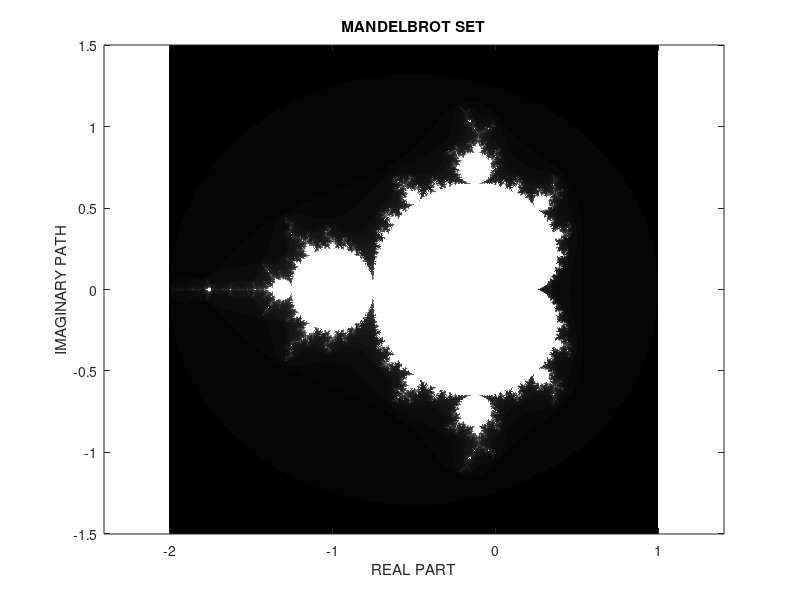

This figure's MATLAB source:
% PABLO CORBALÁN DE CONCEPCIÓN
% Second year of the Double degree in Mathematics and Physics - University of Murcia
% Numerical analysis

clc; clear; close all;

% --- CONFIGURATION PARAMETERS ---
maxIter = 100;        % Número máximo de iteraciones
res = 1080;            % Resolución de la imagen (800x800 píxeles)
xlim = [-2, 1];       % Rango del eje real
ylim = [-1.5, 1.5];   % Rango del eje imaginario

% Create a grid for representing complex numbers complex numbers
x = linspace(xlim(1), xlim(2), res);
y = linspace(ylim(1), ylim(2), res);
[Re, Im] = meshgrid(x, y);
C = Re + 1i * Im;                    % Each complex point z = x + iy

% Initialization of Z and the matrix of results
Z = zeros(size(C));
M = zeros(size(C));

% Principal iterations
for k = 1:maxIter
    Z = Z.^2 + C;               % z_{n+1} = z_n^2 + c
    mask = (abs(Z) <= 2);
    M = M + mask;               % Count iterations before divergence
end

% Creation of the graph
figure;
imagesc(x, y, M);
axis equal tight;
colormap(gray);
title('MANDELBROT SET');
xlabel('REAL PART');
ylabel('IMAGINARY PATH');
set(gca, 'YDir', 'normal');   % Set normal vertical orientation

